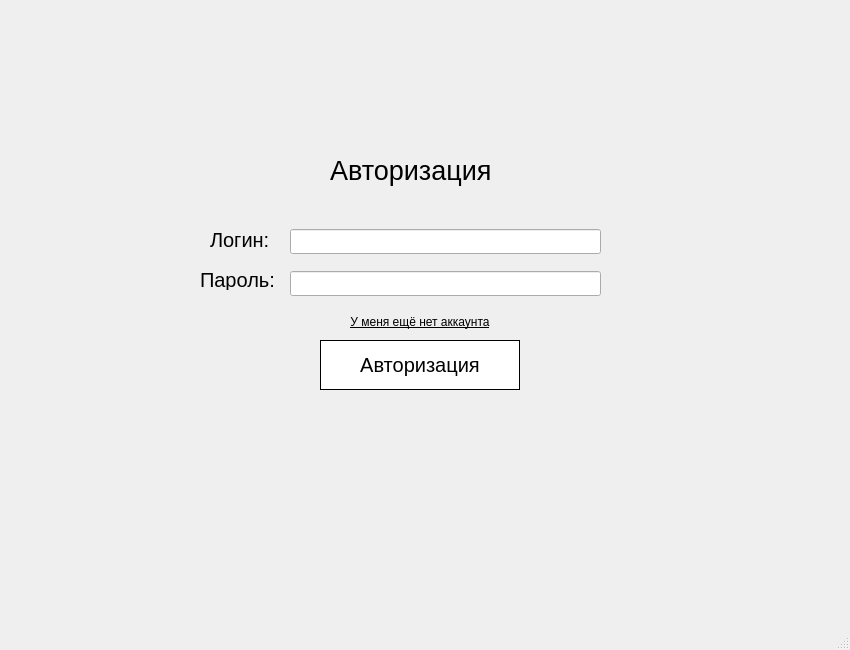
<?xml version="1.0" encoding="UTF-8"?>
<ui version="4.0">
 <class>MainWindow</class>
 <widget class="QMainWindow" name="MainWindow">
  <property name="geometry">
   <rect>
    <x>0</x>
    <y>0</y>
    <width>850</width>
    <height>650</height>
   </rect>
  </property>
  <property name="windowTitle">
   <string>MainWindow</string>
  </property>
  <widget class="QWidget" name="centralwidget">
   <widget class="QPushButton" name="pushButton_login">
    <property name="geometry">
     <rect>
      <x>320</x>
      <y>340</y>
      <width>200</width>
      <height>50</height>
     </rect>
    </property>
    <property name="font">
     <font>
      <pointsize>15</pointsize>
     </font>
    </property>
    <property name="cursor">
     <cursorShape>PointingHandCursor</cursorShape>
    </property>
    <property name="styleSheet">
     <string notr="true">background-color: rgb(255, 255, 255);
border: 0.5px solid;</string>
    </property>
    <property name="text">
     <string>Авторизация</string>
    </property>
   </widget>
   <widget class="QLineEdit" name="lineEdit_password">
    <property name="geometry">
     <rect>
      <x>290</x>
      <y>271</y>
      <width>311</width>
      <height>25</height>
     </rect>
    </property>
    <property name="font">
     <font>
      <pointsize>10</pointsize>
     </font>
    </property>
    <property name="echoMode">
     <enum>QLineEdit::Password</enum>
    </property>
   </widget>
   <widget class="QLineEdit" name="lineEdit_login">
    <property name="geometry">
     <rect>
      <x>290</x>
      <y>229</y>
      <width>311</width>
      <height>25</height>
     </rect>
    </property>
    <property name="font">
     <font>
      <pointsize>10</pointsize>
     </font>
    </property>
    <property name="echoMode">
     <enum>QLineEdit::Normal</enum>
    </property>
   </widget>
   <widget class="QLabel" name="label_2">
    <property name="geometry">
     <rect>
      <x>200</x>
      <y>270</y>
      <width>81</width>
      <height>20</height>
     </rect>
    </property>
    <property name="font">
     <font>
      <pointsize>15</pointsize>
     </font>
    </property>
    <property name="text">
     <string>Пароль:</string>
    </property>
   </widget>
   <widget class="QLabel" name="label">
    <property name="geometry">
     <rect>
      <x>210</x>
      <y>230</y>
      <width>71</width>
      <height>20</height>
     </rect>
    </property>
    <property name="font">
     <font>
      <pointsize>15</pointsize>
     </font>
    </property>
    <property name="text">
     <string>Логин:</string>
    </property>
   </widget>
   <widget class="QLabel" name="label_3">
    <property name="geometry">
     <rect>
      <x>330</x>
      <y>150</y>
      <width>171</width>
      <height>41</height>
     </rect>
    </property>
    <property name="font">
     <font>
      <pointsize>20</pointsize>
     </font>
    </property>
    <property name="text">
     <string>Авторизация</string>
    </property>
   </widget>
   <widget class="QPushButton" name="pushButton_registr">
    <property name="geometry">
     <rect>
      <x>320</x>
      <y>310</y>
      <width>200</width>
      <height>24</height>
     </rect>
    </property>
    <property name="font">
     <font>
      <underline>true</underline>
     </font>
    </property>
    <property name="styleSheet">
     <string notr="true">border: 0px solid;</string>
    </property>
    <property name="text">
     <string>У меня ещё нет аккаунта</string>
    </property>
   </widget>
  </widget>
  <widget class="QStatusBar" name="statusbar"/>
 </widget>
 <resources/>
 <connections/>
</ui>
